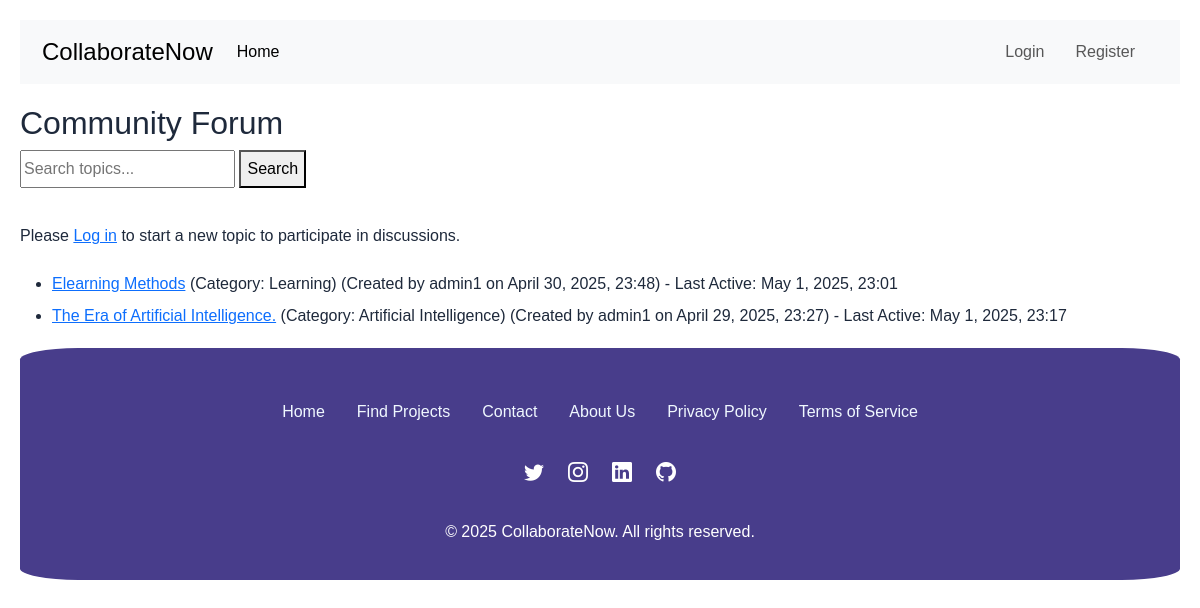
/forum/forum/, run on the app's committed database.
### forum/models.py (models this page shows, shortened)
class ForumTopic(models.Model):
    category = models.ForeignKey(ForumCategory, on_delete=models.SET_NULL, null=True, blank=True, related_name='topics')
    title = models.CharField(max_length=255)
    creator = models.ForeignKey(User, on_delete=models.CASCADE)
    created_at = models.DateTimeField(auto_now_add=True)
    last_active = models.DateTimeField(auto_now=True)

class ForumCategory(models.Model):
    name = models.CharField(max_length=100, unique=True)
    slug = models.SlugField(max_length=100, unique=True)
    class Meta:
        verbose_name = 'Forum Categories'

### forum/views.py (the view)
# urls.py: path('forum/', views.forum_topic_list, name='forum_topic_list'),
def forum_topic_list(request):
    topics = ForumTopic.objects.all().order_by('-created_at')
    context = {'topics': topics}
    return render(request, 'forum/forum_topic_list.html', context)

### forum/templates/forum/forum_topic_list.html (shortened to what this page needs)
{% extends 'accounts/base.html' %}
{% block content %}
    <h2>Community Forum</h2>
    <form action="{% url 'forum:forum_search' %}" method="get">
        <input type="text" name="q" placeholder="Search topics...">
        <button type="submit">Search</button>
    </form>
    <br>
    {% if user.is_authenticated %}
        <p><a href="{% url 'forum:create_topic' %}">Start a New Topic</a></p>
    {% else %}
        <p>Please <a href="{% url 'accounts:login' %}">Log in</a> to start a new topic to participate in discussions.</p>
    {% endif %}
    {% if topics %}
        <ul>
            {% for topic in topics %}
                <li>
                    <a href="{% url 'forum:forum_topic_detail' topic.id %}">{{ topic.title }}</a>
                    {% if topic.category %}
                        (Category: {{ topic.category.name }})
                    {% endif %}
                    (Created by {{ topic.creator.username }} on {{ topic.created_at|date:"F j, Y, H:i" }}) -
                    Last Active: {{ topic.last_active|date:"F j, Y, H:i" }}
                </li>
            {% endfor %}
        </ul>
    {% elif search_term %}
        <p>No topics found mactching you search term "{{ search_term }}".</p>
    {% else %}
        <p>No topics have been created yet.</p>
    {% endif %}
{% endblock %}

### accounts/templates/accounts/base.html (style rules this page uses)
:root { --primary-color: #2563eb; --dark-color: #1e293b; --light-color: #f8fafc; --accent-color: #3b82f6; }
body { font-family: sans-serif; color: var(--dark-color); line-height: 2; margin: 20px; }

### data on the page
ForumTopic: title "Elearning Methods", category.name "Learning", creator.username "admin1", created_at "April 30, 2025, 23:48", last_active "May 1, 2025, 23:01"
ForumTopic: title "The Era of Artificial Intelligence.", category.name "Artificial Intelligence", creator.username "admin1", created_at "April 29, 2025, 23:27", last_active "May 1, 2025, 23:17"
